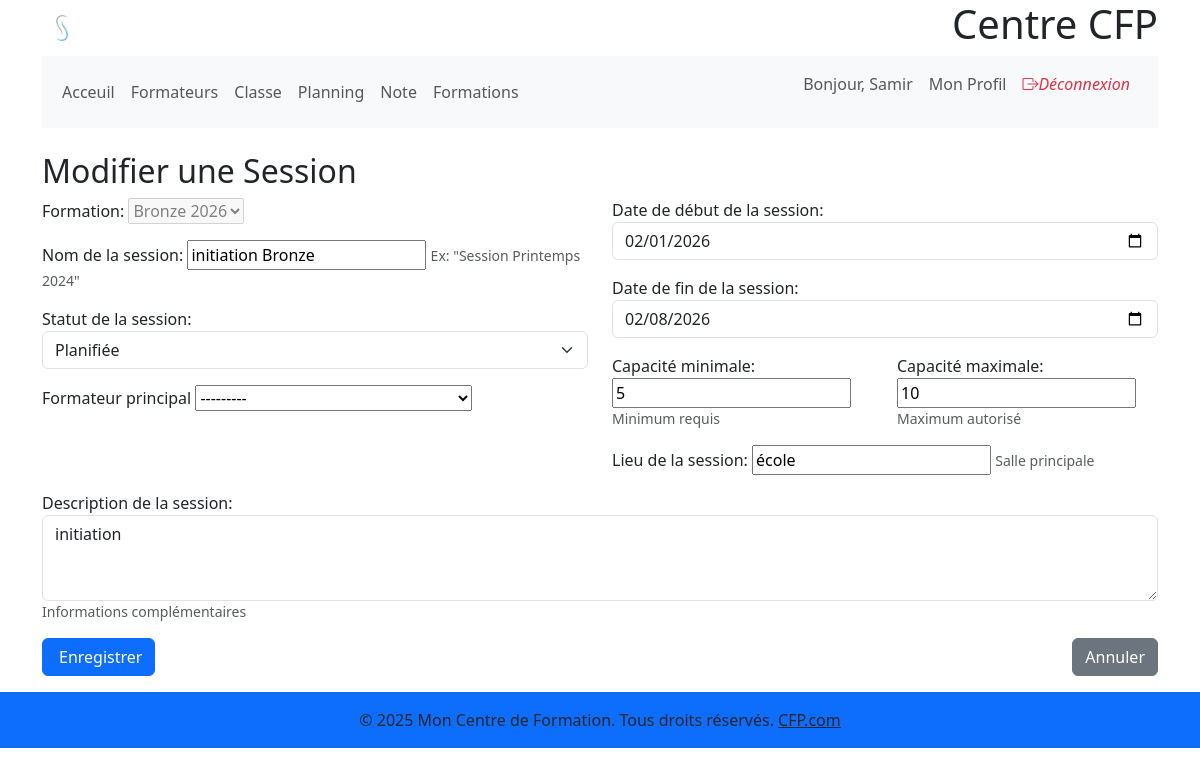
Screenshot of /formations/session/2/modifier/ (signed in) with the database file from the repository.
### gestion_users/models.py (models this page shows, shortened)
class CustomUser(AbstractUser):
    role = models.CharField(max_length=50, choices=UserRole.choices, default=UserRole.STUDENT,
                            verbose_name=_("Rôle"))
    telephone = models.CharField(
        max_length=15, blank=True, null=True, verbose_name=_("Téléphone"))
    adress = models.TextField(blank=True, null=True, verbose_name=_("Adresse"))
    date_naissance = models.DateField(
        blank=True, null=True, verbose_name=_("Date de naissance"))
    photo = models.ImageField(upload_to='photos_profil/',
                              blank=True, null=True, verbose_name=_("Photo de profil"))
    class Meta:
        verbose_name = _("Utilisateur")
        verbose_name_plural = _("Utilisateurs")
    def __str__(self):
        return f"{self.get_full_name() or self.username} ({self.get_role_display()})"

### gestion_formations/models.py (models this page shows, shortened)
class Session(models.Model):
    statut = models.CharField(max_length=50, choices=SessionStatus.choices,
                              default=SessionStatus.PLANNED, verbose_name=_("Statut de la session"))
    formation = models.ForeignKey(Formation, on_delete=models.CASCADE, related_name='sessions', verbose_name=_(
        "Formation"))  # Si la formation est supprimée, ses sessions le sont aussi
    nom_session = models.CharField(
        max_length=255, verbose_name=_("Nom de la session"))
    date_debut_session = models.DateField(verbose_name=_(
        "Date de début de la session"))  # Période générale
    date_fin_session = models.DateField(verbose_name=_(
        "Date de fin de la session"))   # Période générale
    capacite_max = models.PositiveIntegerField(
        verbose_name=_("Capacité maximale"))
    instructor_principal = models.ForeignKey(CustomUser, on_delete=models.SET_NULL, null=True,
                                             blank=True, related_name='sessions_principales', verbose_name=_("Formateur principal"))
    lieu = models.CharField(max_length=255, blank=True,
                            null=True, verbose_name=_("Lieu de la session"))
    description = models.TextField(
        blank=True, null=True, verbose_name=_("Description de la session"))
    capacite_min = models.PositiveIntegerField(
        blank=True, null=True, verbose_name=_("Capacité minimale"))
    class Meta:
        verbose_name = _("Session")
        verbose_name_plural = _("Sessions")
        ordering = ['date_debut_session']

### gestion_formations/views.py (the view, shortened to what this page needs)
class SessionUpdateView(PermissionRequiredMixin, LoginRequiredMixin, UpdateView):
    permission_required = 'gestion_formations.change_session'
    model = Session
    form_class = SessionForm
    template_name = 'gestion_formations/session_form.html'

### gestion_formations/models.py (called while the page is built)
    def __str__(self):
        return self.nom

### gestion_formations/templates/gestion_formations/session_form.html (shortened to what this page needs)
 {% extends 'base.html' %} {% block content %}
  <div class="container mt-4">
    <h2>
      {% if object %}
        Modifier
      {% else %}
        Créer
      {% endif %}une Session
    </h2>
    <form method="post" novalidate>
      <div class="row">
        <div class="col-md-6">
          <div class="mb-3">
            {{ form.formation.label_tag }} {{ form.formation }}
          </div>
          <div class="mb-3">
            {{ form.nom_session.label_tag }} {{ form.nom_session }}
            <small class="text-muted">Ex: "Session Printemps 2024"</small>
          </div>
          <div class="mb-3">{{ form.statut.label_tag }} {{ form.statut }}</div>
          <div class="mb-3">
            <label>Formateur principal</label>
            {{ form.instructor_principal }}
          </div>
        </div>
        <div class="col-md-6">
          <div class="mb-3">{{ form.date_debut_session.label_tag }} {{ form.date_debut_session }}</div>
          <div class="mb-3">{{ form.date_fin_session.label_tag }} {{ form.date_fin_session }}</div>
          <div class="row">
            <div class="col-md-6">
              <div class="mb-3">
                {{ form.capacite_min.label_tag }} {{ form.capacite_min }}
                <small class="text-muted">Minimum requis</small>
              </div>
            </div>
            <div class="col-md-6">
              <div class="mb-3">
                {{ form.capacite_max.label_tag }} {{ form.capacite_max }}
                <small class="text-muted">Maximum autorisé</small>
              </div>
            </div>
          </div>
          <div class="mb-3">
            {{ form.lieu.label_tag }} {{ form.lieu }}
            <small class="text-muted">Salle principale</small>
          </div>
        </div>
      </div>
      <div class="mb-3">
        {{ form.description.label_tag }} {{ form.description }}
        <small class="text-muted">Informations complémentaires</small>
      </div>
      <div class="d-flex justify-content-between">
        <button type="submit" class="btn btn-primary"> Enregistrer</button>
        <a href="{% if object %}
            {% url 'gestion_formations:session_detail' pk=object.pk %}
          {% else %}
            {% url 'gestion_formations:formation_list' %}
          {% endif %}"
          class="btn btn-secondary">
          Annuler
        </a>
      </div>
    </form>
  </div>
{% endblock %}

### templates/includes/_nav.html (shortened to what this page needs)
<nav class="navbar navbar-expand-lg navbar-light bg-light">
  <div class="container-fluid">
    <div class="collapse navbar-collapse" id="navbarNav">
      <ul class="navbar-nav me-auto mb-2 mb-lg-0">
        <li class="nav-item">
          <a class="nav-link" href="#">Acceuil</a>
        </li>
        <li class="nav-item">
          <a class="nav-link" href="{% url 'gestion_users:formateurs_list' %}">Formateurs</a>
        </li>
        <li class="nav-item">
          <a class="nav-link" href="{% url 'gestion_formations:room_list' %}">Classe</a>
        </li>
        <li class="nav-item">
          <a class="nav-link" href="{% url 'gestion_formations:seance_calendar_page' %}">Planning</a>
        </li>
        <li class="nav-item">
          <a class="nav-link" href="#">Note</a>
        </li>
        <li class="nav-item">
          <a class="nav-link" href="{% url 'gestion_formations:formation_list' %}">Formations</a>
        </li>
      </ul>
      <ul class="navbar-nav ms-auto">
        {% if user.is_authenticated %}
          <li class="nav-item">
            <span class="nav-link">Bonjour, {{ user.first_name|default:user.username }}</span>
          </li>
          <li class="nav-item">
            <a class="nav-link" href="{% url 'gestion_users:profile' %}">Mon Profil</a>
          </li>
          <li class="nav-item">
            <form method="post" action="{% url 'gestion_users:logout' %}" class="form-inline">
              <a href="{% url 'gestion_users:logout' %}" class="nav-link text-danger"><i class="bi bi-box-arrow-right me-2">Déconnexion</i></a>
            </form>
          </li>
        {% endif %}
      </ul>
    </div>
  </div>
</nav>

### rows the page displays
CustomUser: first_name "Samir"
Session: formation "Bronze 2026", nom_session "initiation Bronze", statut "Planifiée", instructor_principal "---------", date_debut_session "02/01/2026", date_fin_session "02/08/2026", capacite_min "5", capacite_max "10", lieu "école", description "initiation"
